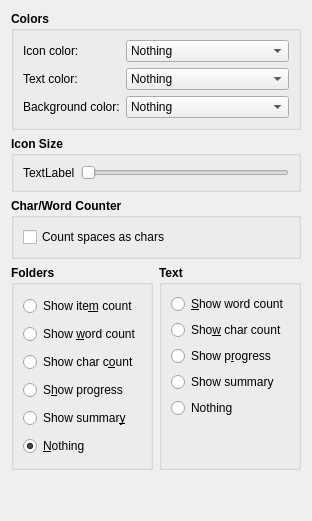
         <widget class="QWidget" name="tab">
          <attribute name="icon">
           <iconset theme="view-list-tree">
            <normaloff>.</normaloff>.</iconset>
          </attribute>
          <attribute name="title">
           <string>Tree</string>
          </attribute>
          <layout class="QVBoxLayout" name="verticalLayout_17">
           <item>
            <widget class="QGroupBox" name="groupBox_3">
             <property name="font">
              <font>
               <bold>true</bold>
              </font>
             </property>
             <property name="title">
              <string>Colors</string>
             </property>
             <layout class="QFormLayout" name="formLayout">
              <property name="fieldGrowthPolicy">
               <enum>QFormLayout::ExpandingFieldsGrow</enum>
              </property>
              <item row="0" column="0">
               <widget class="QLabel" name="label_3">
                <property name="font">
                 <font>
                  <bold>false</bold>
                 </font>
                </property>
                <property name="text">
                 <string>Icon color:</string>
                </property>
               </widget>
              </item>
              <item row="0" column="1">
               <widget class="QComboBox" name="cmbTreeIcon">
                <property name="sizePolicy">
                 <sizepolicy hsizetype="Expanding" vsizetype="Fixed">
                  <horstretch>0</horstretch>
                  <verstretch>0</verstretch>
                 </sizepolicy>
                </property>
                <property name="font">
                 <font>
                  <bold>false</bold>
                 </font>
                </property>
                <item>
                 <property name="text">
                  <string>Nothing</string>
                 </property>
                </item>
                <item>
                 <property name="text">
                  <string>POV</string>
                 </property>
                </item>
                <item>
                 <property name="text">
                  <string>Label</string>
                 </property>
                </item>
                <item>
                 <property name="text">
                  <string>Progress</string>
                 </property>
                </item>
                <item>
                 <property name="text">
                  <string>Compile</string>
                 </property>
                </item>
               </widget>
              </item>
              <item row="1" column="0">
               <widget class="QLabel" name="label_4">
                <property name="font">
                 <font>
                  <bold>false</bold>
                 </font>
                </property>
                <property name="text">
                 <string>Text color:</string>
                </property>
               </widget>
              </item>
              <item row="1" column="1">
               <widget class="QComboBox" name="cmbTreeText">
                <property name="sizePolicy">
                 <sizepolicy hsizetype="Expanding" vsizetype="Fixed">
                  <horstretch>0</horstretch>
                  <verstretch>0</verstretch>
                 </sizepolicy>
                </property>
                <property name="font">
                 <font>
                  <bold>false</bold>
                 </font>
                </property>
                <item>
                 <property name="text">
                  <string>Nothing</string>
                 </property>
                </item>
                <item>
                 <property name="text">
                  <string>POV</string>
                 </property>
                </item>
                <item>
                 <property name="text">
                  <string>Label</string>
                 </property>
                </item>
                <item>
                 <property name="text">
                  <string>Progress</string>
                 </property>
                </item>
                <item>
                 <property name="text">
                  <string>Compile</string>
                 </property>
                </item>
               </widget>
              </item>
              <item row="2" column="0">
               <widget class="QLabel" name="label_5">
                <property name="font">
                 <font>
                  <bold>false</bold>
                 </font>
                </property>
                <property name="text">
                 <string>Background color:</string>
                </property>
               </widget>
              </item>
              <item row="2" column="1">
               <widget class="QComboBox" name="cmbTreeBackground">
                <property name="sizePolicy">
                 <sizepolicy hsizetype="Expanding" vsizetype="Fixed">
                  <horstretch>0</horstretch>
                  <verstretch>0</verstretch>
                 </sizepolicy>
                </property>
                <property name="font">
                 <font>
                  <bold>false</bold>
                 </font>
                </property>
                <item>
                 <property name="text">
                  <string>Nothing</string>
                 </property>
                </item>
                <item>
                 <property name="text">
                  <string>POV</string>
                 </property>
                </item>
                <item>
                 <property name="text">
                  <string>Label</string>
                 </property>
                </item>
                <item>
                 <property name="text">
                  <string>Progress</string>
                 </property>
                </item>
                <item>
                 <property name="text">
                  <string>Compile</string>
                 </property>
                </item>
               </widget>
              </item>
             </layout>
            </widget>
           </item>
           <item>
            <widget class="QGroupBox" name="groupBox_16">
             <property name="font">
              <font>
               <bold>true</bold>
              </font>
             </property>
             <property name="title">
              <string>Icon Size</string>
             </property>
             <layout class="QHBoxLayout" name="horizontalLayout_11">
              <item>
               <widget class="QLabel" name="lblTreeIconSize">
                <property name="font">
                 <font>
                  <bold>false</bold>
                 </font>
                </property>
                <property name="text">
                 <string>TextLabel</string>
                </property>
               </widget>
              </item>
              <item>
               <widget class="QSlider" name="sldTreeIconSize">
                <property name="font">
                 <font>
                  <bold>false</bold>
                 </font>
                </property>
                <property name="minimum">
                 <number>16</number>
                </property>
                <property name="maximum">
                 <number>128</number>
                </property>
                <property name="orientation">
                 <enum>Qt::Horizontal</enum>
                </property>
               </widget>
              </item>
             </layout>
            </widget>
           </item>
           <item>
            <widget class="QGroupBox" name="horizontalGroupBox">
             <property name="font">
              <font>
               <bold>true</bold>
              </font>
             </property>
             <property name="title">
              <string>Char/Word Counter</string>
             </property>
             <layout class="QHBoxLayout" name="horizontalLayout_13">
              <property name="leftMargin">
               <number>9</number>
              </property>
              <property name="topMargin">
               <number>9</number>
              </property>
              <property name="rightMargin">
               <number>9</number>
              </property>
              <property name="bottomMargin">
               <number>9</number>
              </property>
              <item>
               <widget class="QCheckBox" name="chkCountSpaces">
                <property name="font">
                 <font>
                  <bold>false</bold>
                 </font>
                </property>
                <property name="text">
                 <string>Count spaces as chars</string>
                </property>
               </widget>
              </item>
              <item>
               <spacer name="horizontalSpacer_7">
                <property name="orientation">
                 <enum>Qt::Horizontal</enum>
                </property>
                <property name="sizeHint" stdset="0">
                 <size>
                  <width>40</width>
                  <height>20</height>
                 </size>
                </property>
               </spacer>
              </item>
             </layout>
            </widget>
           </item>
           <item>
            <layout class="QHBoxLayout" name="horizontalLayout_9">
             <item>
              <widget class="QGroupBox" name="groupBox_8">
               <property name="font">
                <font>
                 <bold>true</bold>
                </font>
               </property>
               <property name="title">
                <string>Folders</string>
               </property>
               <layout class="QVBoxLayout" name="verticalLayout_15">
                <item>
                 <widget class="QRadioButton" name="rdoTreeItemCount">
                  <property name="font">
                   <font>
                    <bold>false</bold>
                   </font>
                  </property>
                  <property name="text">
                   <string>Show ite&amp;m count</string>
                  </property>
                 </widget>
                </item>
                <item>
                 <widget class="QRadioButton" name="rdoTreeWC">
                  <property name="font">
                   <font>
                    <bold>false</bold>
                   </font>
                  </property>
                  <property name="text">
                   <string>Show &amp;word count</string>
                  </property>
                 </widget>
                </item>
                <item>
                 <widget class="QRadioButton" name="rdoTreeCC">
                  <property name="font">
                   <font>
                    <bold>false</bold>
                   </font>
                  </property>
                  <property name="text">
                   <string>Show char c&amp;ount</string>
                  </property>
                 </widget>
                </item>
                <item>
                 <widget class="QRadioButton" name="rdoTreeProgress">
                  <property name="font">
                   <font>
                    <bold>false</bold>
                   </font>
                  </property>
                  <property name="text">
                   <string>S&amp;how progress</string>
                  </property>
                 </widget>
                </item>
                <item>
                 <widget class="QRadioButton" name="rdoTreeSummary">
                  <property name="font">
                   <font>
                    <bold>false</bold>
                   </font>
                  </property>
                  <property name="text">
                   <string>Show summar&amp;y</string>
                  </property>
                 </widget>
                </item>
                <item>
                 <widget class="QRadioButton" name="rdoTreeNothing">
                  <property name="font">
                   <font>
                    <bold>false</bold>
                   </font>
                  </property>
                  <property name="text">
                   <string>&amp;Nothing</string>
                  </property>
                  <property name="checked">
                   <bool>true</bool>
                  </property>
                 </widget>
                </item>
               </layout>
              </widget>
             </item>
             <item>
              <widget class="QGroupBox" name="groupBox_9">
               <property name="font">
                <font>
                 <bold>true</bold>
                </font>
               </property>
               <property name="title">
                <string>Text</string>
               </property>
               <layout class="QVBoxLayout" name="verticalLayout_16">
                <item>
                 <widget class="QRadioButton" name="rdoTreeTextWC">
                  <property name="font">
                   <font>
                    <bold>false</bold>
                   </font>
                  </property>
                  <property name="text">
                   <string>&amp;Show word count</string>
                  </property>
                 </widget>
                </item>
                <item>
                 <widget class="QRadioButton" name="rdoTreeTextCC">
                  <property name="font">
                   <font>
                    <bold>false</bold>
                   </font>
                  </property>
                  <property name="text">
                   <string>Sho&amp;w char count</string>
                  </property>
                 </widget>
                </item>
                <item>
                 <widget class="QRadioButton" name="rdoTreeTextProgress">
                  <property name="font">
                   <font>
                    <bold>false</bold>
                   </font>
                  </property>
                  <property name="text">
                   <string>Show p&amp;rogress</string>
                  </property>
                 </widget>
                </item>
                <item>
                 <widget class="QRadioButton" name="rdoTreeTextSummary">
                  <property name="font">
                   <font>
                    <bold>false</bold>
                   </font>
                  </property>
                  <property name="text">
                   <string>Show summary</string>
                  </property>
                 </widget>
                </item>
                <item>
                 <widget class="QRadioButton" name="rdoTreeTextNothing">
                  <property name="font">
                   <font>
                    <bold>false</bold>
                   </font>
                  </property>
                  <property name="text">
                   <string>Nothing</string>
                  </property>
                 </widget>
                </item>
                <item>
                 <spacer name="verticalSpacer_6">
                  <property name="font">
                   <font>
                    <bold>false</bold>
                   </font>
                  </property>
                  <property name="orientation">
                   <enum>Qt::Vertical</enum>
                  </property>
                  <property name="sizeHint" stdset="0">
                   <size>
                    <width>20</width>
                    <height>40</height>
                   </size>
                  </property>
                 </spacer>
                </item>
               </layout>
               <zorder>rdoTreeTextCC</zorder>
               <zorder>rdoTreeTextWC</zorder>
               <zorder>rdoTreeTextProgress</zorder>
               <zorder>rdoTreeTextSummary</zorder>
               <zorder>rdoTreeTextNothing</zorder>
              </widget>
             </item>
            </layout>
           </item>
           <item>
            <spacer name="verticalSpacer_3">
             <property name="orientation">
              <enum>Qt::Vertical</enum>
             </property>
             <property name="sizeHint" stdset="0">
              <size>
               <width>20</width>
               <height>40</height>
              </size>
             </property>
            </spacer>
           </item>
          </layout>
         </widget>
